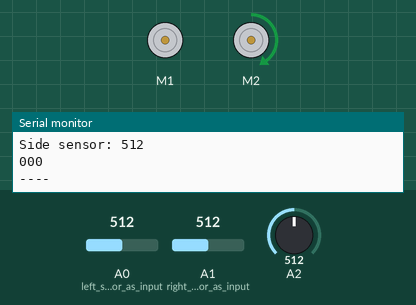
Bench run of a sketch on a simulated Arduino Uno, built with avr-gcc and run on an emulated ATmega328P. Shown: 2 × DC motor (green arrow = forward, orange = backward, longer = faster), the last lines printed to the serial monitor. The test bench sets the inputs (shaded band); at power-on: A0 (left_sensor_as_input) = 512, A1 (right_sensor_as_input) = 512, A2 = 512.

Above: at 1.2 s.
1.3 s: A0 (left_sensor_as_input) set to 684
4.3 s: A0 (left_sensor_as_input) set to 717
At 5.5 s:
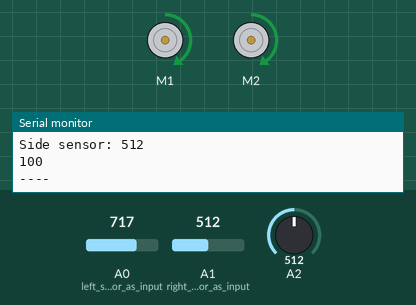
5.8 s: A1 (right_sensor_as_input) set to 688
7.3 s: A1 (right_sensor_as_input) set to 717
At 7.7 s:
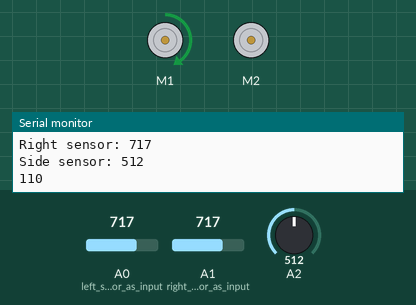
8.8 s: A2 set to 690
10.3 s: A2 set to 713
At 10.8 s:
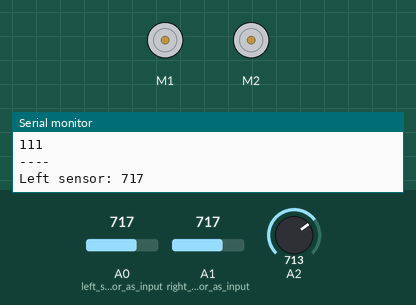
Timing chart, 0 to 12.8 s (numbered marks = the images above; inputs shaded):
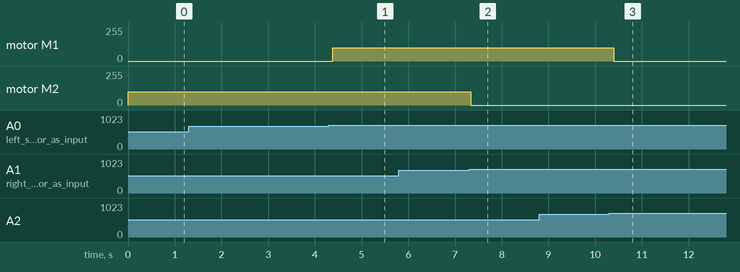

Measured:
- the behaviour switches between 700 and 701 on A0 (left_sensor_as_input) (found by bisection; images 0 and 1)
- the behaviour switches between 700 and 701 on A1 (right_sensor_as_input) (found by bisection; images 1 and 2)
- the behaviour switches between 700 and 701 on A2 (found by bisection; images 2 and 3)
- after the input at 4.3 s, motor M1: stopped → forward 100/255 after 0.08 s
- after the input at 7.3 s, motor M2: forward 100/255 → stopped at once
- after the input at 10.3 s, motor M1: forward 100/255 → stopped after 0.09 s

The sketch:

Line_follow_test.ino
```cpp
/*------ Arduino Line Follower Code----- */
/*-------definning Inputs------*/
#include <Wire.h>
#include <Adafruit_MotorShield.h>
Adafruit_MotorShield AFMS = Adafruit_MotorShield();
Adafruit_DCMotor *motorL = AFMS.getMotor(1);
Adafruit_DCMotor *motorR = AFMS.getMotor(2);

//change motor voltage
/*-------definning Outputs------*/
#define LM1 3       // left motor //(only 2 motors)
#define RM1 4       // right motor


//Variables
bool sensor_l;      // 1 = white, 0 = black
bool sensor_r;
bool sensor_s;      // side sensors (3rd one, at the right of AGV)
bool speed_l;       // 1 = faster, 0 = slower
bool speed_r;


//Parameters
int tol_l = 700;  //Boundary between black/white
uint8_t v = 100;      //Motor speed

void setup()
{
  Serial.begin(9600);
  pinMode(A0, INPUT); //left sensor as input
  pinMode(A1, INPUT); //right sensor as input
  pinMode(A2, INPUT);
  AFMS.begin();
}

void loop()
{
  //Print readings from sensors
  Serial.print("Left sensor: ");
  Serial.println(analogRead(A0));
  Serial.print("Right sensor: ");
  Serial.println(analogRead(A1));
  Serial.print("Side sensor: ");
  Serial.println(analogRead(A2));

  //?
  motorL->run(FORWARD);
  motorR->run(FORWARD);

  //Sensor reading to bool
  //sensor_l = (analogRead(A0)>tol_l) ? 1 : 0;
  //sensor_r = (analogRead(A0)>tol_r) ? 1 : 0;
  if (analogRead(A0)>tol_l){
    sensor_l = 1;
  }
  else{
    sensor_l = 0;
  }
  if (analogRead(A1)>tol_l){
    sensor_r = 1;
  }
  else{
    sensor_r = 0;
  }
  if (analogRead(A2)>tol_l){
    sensor_s = 1;
  }
  else{
    sensor_s = 0;
  }
  Serial.print(sensor_l);
  Serial.print(sensor_r);
  Serial.println(sensor_s);
  Serial.println("----");
  //sensor_s = (analogRead(A0)>tol_r) ? 1 : 0;

  //Determine motor speeds using boolean logic
  speed_l = sensor_l || sensor_r;
  speed_r = ! sensor_r;

  //Set left motor speed
  if(speed_l){
      motorL->setSpeed(v);
  } else {
      motorL->setSpeed(0);
  }

  //Set right motor speed
  if(speed_r){
      motorR->setSpeed(v);
  } else {
      motorR->setSpeed(0);
  }

  if(sensor_s){
    motorL->setSpeed(0);
    motorR->setSpeed(0);
  }
  //Delay till next loop
  delay(100);
}
```
